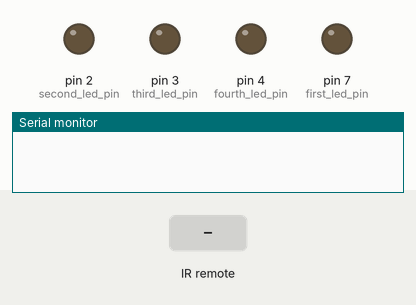
Bench run of a sketch on a simulated Arduino Uno, built with avr-gcc and run on an emulated ATmega328P. Parts: output pins drawn as LEDs (lit = HIGH), the last lines printed to the serial monitor. The inputs (shaded band) are chosen by the test bench.

Above: at 1.2 s.
1.3 s: infrared code 0xFD08F7 received
At 2.0 s:
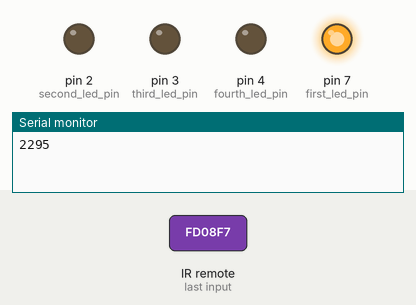
2.8 s: infrared code 0xFD8877 received
At 3.1 s:
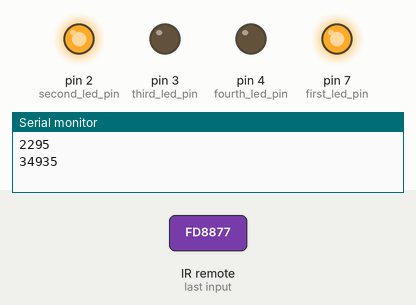
4.3 s: infrared code 0xFD48B7 received
At 5.4 s:
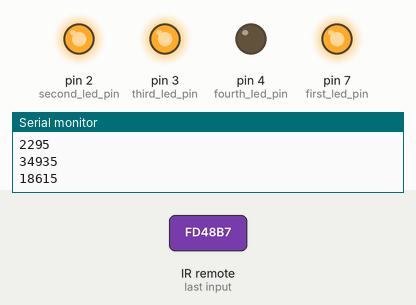
5.8 s: infrared code 0xFD8877 received
At 6.6 s:
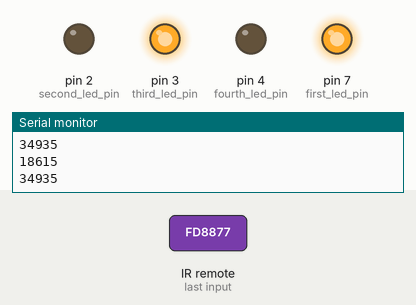
Timing chart, 0 to 8.3 s (numbered marks = the images above; inputs shaded):
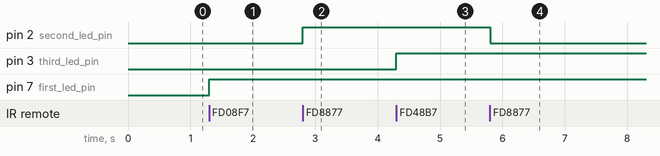

The sketch:

yttt.ino
```cpp
#include <IRremote.h>

#define first_key  16582903
#define second_key 16615543
#define third_key  16599223
#define fourth_key 16591063
int receiver_pin = 8;

int first_led_pin = 7;
int second_led_pin = 2;
int third_led_pin = 3;
int fourth_led_pin = 4;

int led[] = {0,0,0,0};
IRrecv receiver(receiver_pin);
decode_results output;

void setup()
{
  Serial.begin(9600);
  receiver.enableIRIn();
  pinMode(first_led_pin, OUTPUT);
  pinMode(second_led_pin, OUTPUT);
  pinMode(third_led_pin, OUTPUT);
  pinMode(fourth_led_pin, OUTPUT);
  }

void loop() {
  if (receiver.decode(&output))
  {
    unsigned int value = output.value;
    switch(value)
    {
       case first_key:
         if(led[0] == 1)
         {
            digitalWrite(first_led_pin, LOW);
            led[1] = 0;
         }
         else
         {
             digitalWrite(first_led_pin, HIGH);
             led[1] = 1;
         }
         break;

         case second_key:

         if(led[2] == 1)
         {
            digitalWrite(second_led_pin, LOW);
            led[2] = 0;
         }
         else
         {
             digitalWrite(second_led_pin, HIGH);
             led[2] = 1;
         }
         break;

         case third_key:
         if(led[3] == 1)
         {
            digitalWrite(third_led_pin, LOW);
            led[3] = 0;
         }
         else
         {
             digitalWrite(third_led_pin, HIGH);
             led[3] = 1;
         }
         break;

         case fourth_key:
         if(led[3] == 1)
         {
            digitalWrite(fourth_led_pin, LOW);
            led[4] = 0;
         }
         else
         {
             digitalWrite(fourth_led_pin, HIGH);
             led[4] = 1;
         }
         break;
    }
    Serial.println(value);
    receiver.resume();
  }
}
```

Measured:
- after the input at 1.3 s, pin 7 (first_led_pin): LOW → HIGH at once
- after the input at 2.8 s, pin 2 (second_led_pin): LOW → HIGH at once
- after the input at 4.3 s, pin 3 (third_led_pin): LOW → HIGH at once
- after the input at 5.8 s, pin 2 (second_led_pin): HIGH → LOW at once
